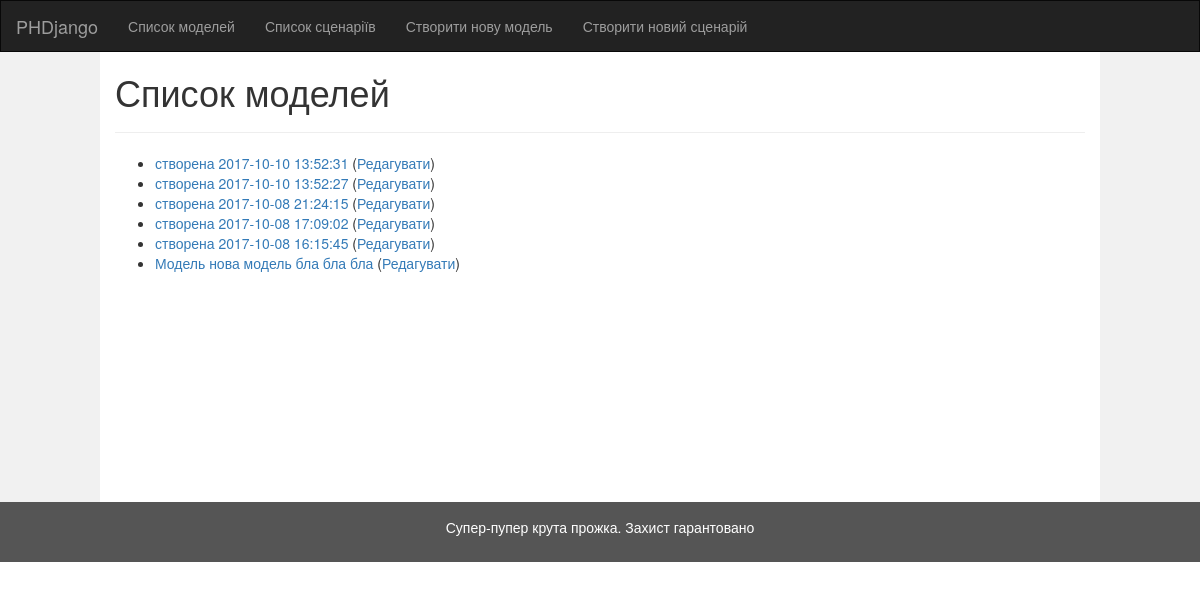
/models/, run on an earlier commit of the app's database.
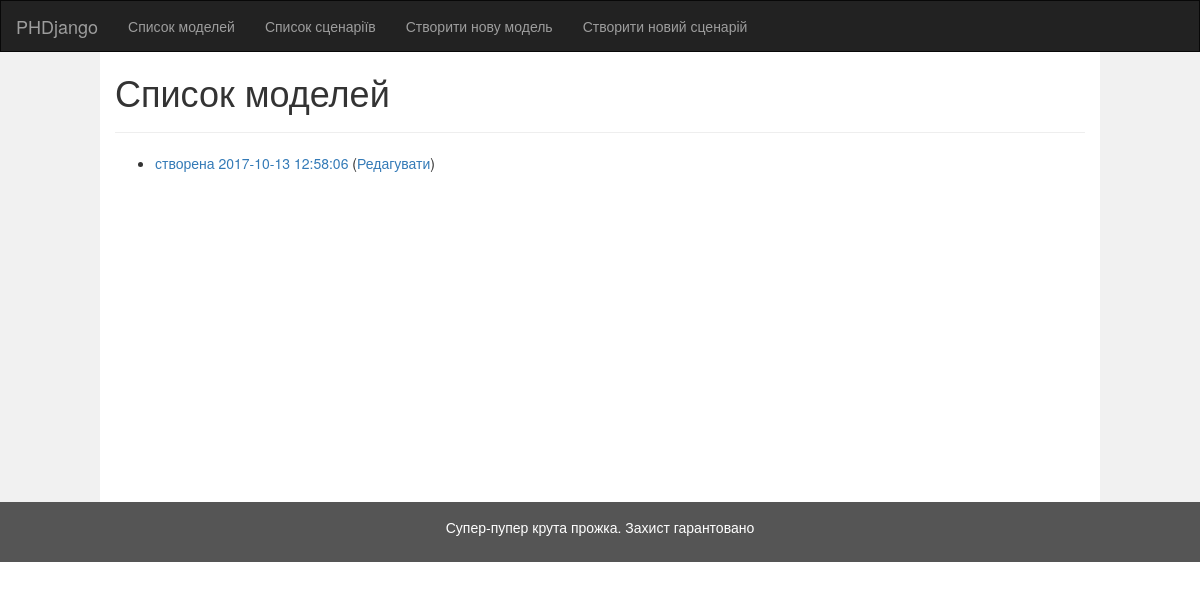
And on a later commit of the database.
### models/models.py (models this page shows)
class ModelConfig(models.Model):
    created_at = models.DateTimeField(auto_now_add=True, null = True)
    title = models.CharField("Назва конфігурації моделі", null=True, max_length=1024)
    production_firm_structure = models.ForeignKey(FirmStructure, related_name="ProductionFirm", null = True)
    raw_firm_structure = models.ForeignKey(FirmStructure, related_name="RawFirm", null=True)
    capital_firm_structure = models.ForeignKey(FirmStructure, related_name="CapitalFirm", null=True)
    household_structure = models.ForeignKey(HouseholdStructure, null=True)
    government_structure = models.ForeignKey(GovernmentStructure, null=True)
    outside_world = models.NullBooleanField("Зовнішній світ", default=None, null = True)
    def natural_key(self):
        return (self.title, self.created_at,) + self.production_firm_structure.natural_key() + \
               self.raw_firm_structure.natural_key() + self.capital_firm_structure.natural_key() + \
               self.household_structure.natural_key() + self.government_structure.natural_key()
    natural_key.dependencies = ['phdjango.FirmStructure', 'phdjango.HouseholdStructure', 'phdjango.GovernmentStructure']
    def __str__(self):
        return "Модель " + str(self.title) if self.title is not None else "" + "створена " + self.created_at.strftime(
            "%Y-%m-%d %H:%M:%S")

### models/views.py (the view)
class ModelIndexView(generic.ListView):
    template_name = 'models/model-index.html'
    context_object_name = 'latest_model_list'
    def get_queryset(self):
        return ModelConfig.objects.order_by('-created_at')

### models/templates/models/model-index.html
{% extends 'models/base.html' %}
{% block title %}Список моделей{% endblock %}
{% block content %}
    {% if latest_model_list %}
        <ul>
            {% for model in latest_model_list %}
                <li>
                    <a href="{% url 'models:model-config-detail' model.id %}">{{ model }}</a>
                    (<a href="{% url 'models:model-config-edit-basic' model.id %}">Редагувати</a>)
                </li>
            {% endfor %}
        </ul>
    {% else %}
        <p>No models are available.</p>
    {% endif %}
{% endblock %}

What changed in the data, as far as the page shows it:
removed ModelConfig: title+created_at "створена 2017-10-10 13:52:31"
removed ModelConfig: title+created_at "створена 2017-10-10 13:52:27"
removed ModelConfig: title+created_at "створена 2017-10-08 21:24:15"
removed ModelConfig: title+created_at "створена 2017-10-08 17:09:02"
removed ModelConfig: title+created_at "створена 2017-10-08 16:15:45"
removed ModelConfig: title "Модель нова модель бла бла бла"
added ModelConfig: title+created_at "створена 2017-10-13 12:58:06"
